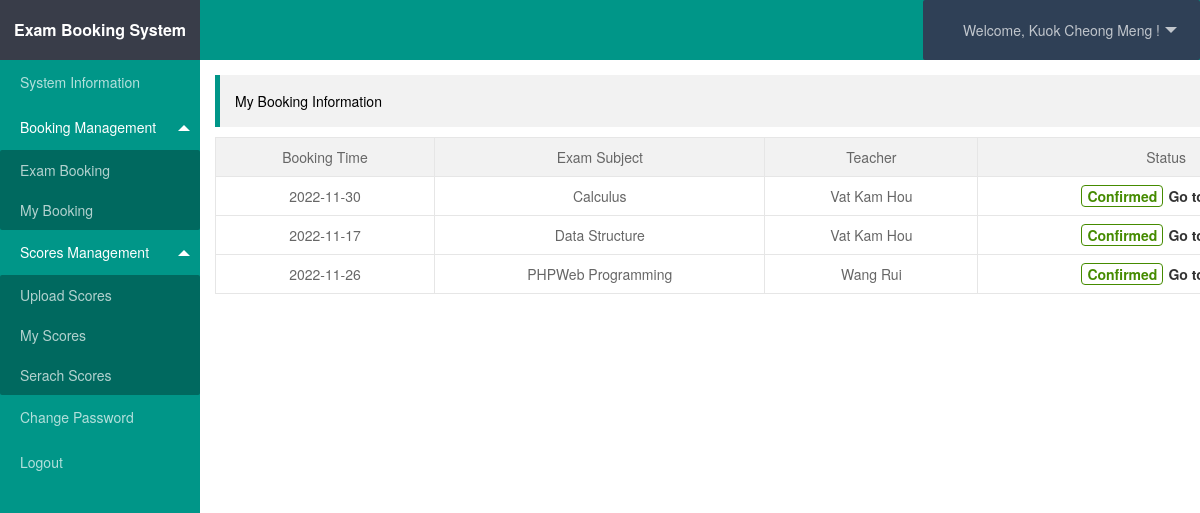
The app's page /student/yuyue.php (signed in) with its own data.
### tables this page shows
CREATE TABLE `yuyue`  (
  `id` int(11) NOT NULL AUTO_INCREMENT,
  `name` varchar(100) NULL DEFAULT NULL,
  `pxdate` date NULL DEFAULT NULL,
  `teachers` varchar(40) NULL DEFAULT NULL,
  `km` varchar(50) NULL DEFAULT NULL,
  `sfzh` varchar(20) NULL DEFAULT NULL,
  `tel` varchar(30) NULL DEFAULT NULL,
  `status` varchar(20) NULL DEFAULT '0',
  PRIMARY KEY (`id`) USING BTREE
);

### student/yuyue.php (the view, shortened to what this page needs)
<?php
include '../conn.php';
?>
<!DOCTYPE html>
<html>
<head>
    <link rel="stylesheet" href="../assets/css/layui.css" />
    <link rel="stylesheet" href="../css/style.css" />
</head>
<body>
<div class="layui-layout layui-layout-admin">
    <?php include 'header.php'; ?>
    <div class="layui-side layui-bg-black">
        <?php include 'menu.php'; ?>
    </div>
    <div class="layui-body">
        <div class="layui-container">
        	<blockquote class="layui-elem-quote" style="margin-top: 15px;">My Booking Information</blockquote>
			<table class="layui-table">
			  <thead>
			    <tr>
			      <th style="text-align: center;">Booking Time</th>
			      <th style="text-align: center;">Exam Subject</th>
			      <th style="text-align: center;">Teacher</th>
			      <th style="text-align: center;">Status</th>
			    </tr>
			  </thead>
			  <tbody>
				<?php
				    $uid = $_SESSION['name'];
					$sql = "select * from yuyue where name = '$uid'";
			        $state = $pdo->query($sql);
			        $res = $state->fetchAll(PDO::FETCH_ASSOC);
			        foreach ($res as $key => $value) {
				?>
				<tr align="center">
					<td><?php echo $value['pxdate']; ?></td>
					<td><?php echo $value['km']; ?></td>
					<td><?php echo $value['teachers']; ?></td>
					<td>
						<?php
						if ($value['status'] == '0') {
							echo "<span style='color:red;font-weight:bold;padding: 0px 5px;border-radius: 4px;border: 1px solid red;background-color: #fff;'>Unconfirmed</span>";
						} else {
							echo "<span class='agree'>Confirmed</span>";
							?><span class='test'><a href="#">Go to Exam</a></span><?php
						}
					  ?>
					</td>
				</tr>
				<?php
					}
				?>
			  </tbody>
			</table>
    	</div>
    </div>
</div>
</body>
</html>

### assets/css/layui.css (style rules this page uses)
blockquote,body,button,dd,div,dl,dt,form,h1,h2,h3,h4,h5,h6,input,li,ol,p,pre,td,textarea,th,ul { margin:0;padding:0;-webkit-tap-highlight-color:rgba(0,0,0,0) }
table { border-collapse:collapse;border-spacing:0 }
body { line-height:24px;font:14px Helvetica Neue,Helvetica,PingFang SC,\5FAE\8F6F\96C5\9ED1,Tahoma,Arial,sans-serif }
a { color:#333;text-decoration:none }
.layui-side { position:fixed;left:0;top:0;bottom:0;z-index:999;width:200px;overflow-x:hidden }
.layui-body { position:absolute;left:200px;right:0;top:0;bottom:0;z-index:998;width:auto;overflow:hidden;overflow-y:auto;box-sizing:border-box }
.layui-layout-admin .layui-side { top:60px;width:200px;overflow-x:hidden }
.layui-layout-admin .layui-body { top:60px;bottom:44px }
.layui-container { position:relative;margin:0 auto;padding:0 15px;box-sizing:border-box }
@media screen and (min-width:768px) { .layui-container { width:750px } }
@media screen and (min-width:992px) { .layui-container { width:970px } }
@media screen and (min-width:1200px) { .layui-container { width:1170px } }
.layui-elem-quote { margin-bottom:10px;padding:15px;line-height:22px;border-left:5px solid #009688;border-radius:0 2px 2px 0;background-color:#f2f2f2 }
.layui-bg-black,.layui-bg-blue,.layui-bg-cyan,.layui-bg-green,.layui-bg-orange,.layui-bg-red { color:#fff!important }
.layui-bg-black { background-color:#393D49!important }
.layui-table,.layui-table-view { margin:10px 0 }
.layui-table { width:100%;background-color:#fff;color:#666 }
.layui-table tr { transition:all .3s;-webkit-transition:all .3s }
.layui-table th { text-align:left;font-weight:400 }
.layui-table tbody tr:hover,.layui-table thead tr,.layui-table-click,.layui-table-header,.layui-table-hover,.layui-table-mend,.layui-table-patch,.layui-table-tool,.layui-table[lay-even] tr:nth-child(even) { background-color:#f2f2f2 }
.layui-table td,.layui-table th,.layui-table-fixed-r,.layui-table-header,.layui-table-page,.layui-table-tips-main,.layui-table-tool,.layui-table-view,.layui-table[lay-skin=line],.layui-table[lay-skin=row] { border-width:1px;border-style:solid;border-color:#e6e6e6 }
.layui-table td,.layui-table th { position:relative;padding:9px 15px;min-height:20px;line-height:20px;font-size:14px }

### student/yuyue.php (style rules this page uses)
.agree { color:green; font-weight:bold; padding: 0px 5px; border-radius: 4px; color: #458B00; border: 1px solid #458B00; background-color: #fff; }
.test { color:red; font-weight:bold; padding: 0px 5px; border-radius: 4px; color: red; border: 0px solid #458B00; background-color: #fff; }

### records on screen
yuyue: pxdate "2022-11-30", km "Calculus", teachers "Vat Kam Hou", status "Confirmed"
yuyue: pxdate "2022-11-17", km "Data Structure", teachers "Vat Kam Hou", status "Confirmed"
yuyue: pxdate "2022-11-26", km "PHPWeb Programming", teachers "Wang Rui", status "Confirmed"

### other values on screen
$_SESSION['name'] "Kuok Cheong Meng"
